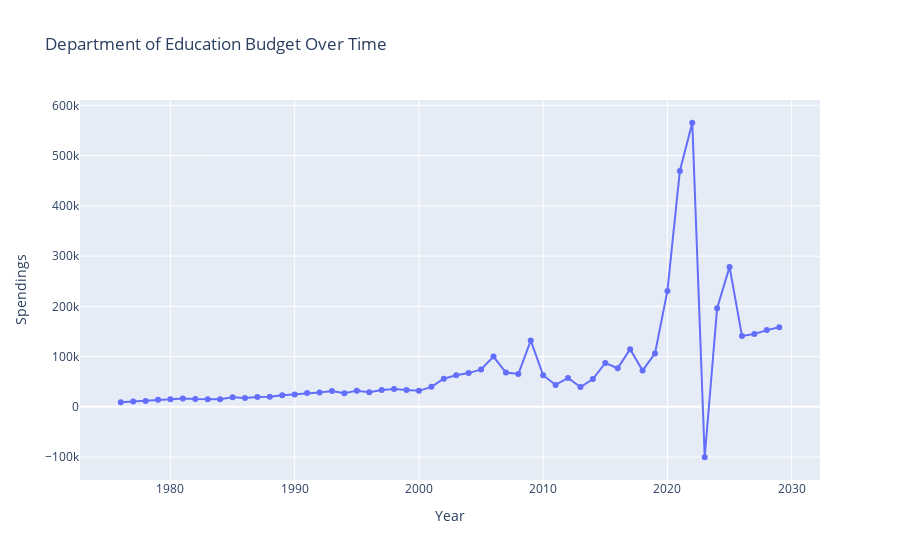

The cell this chart's notebook holds for it:
### Code cell
import plotly.express as px

px.line(dept_edu, x='year', y='dept_edu_spendings', 
              title='Department of Education Budget Over Time',
              labels={'year': 'Year', 'dept_edu_spendings': 'Spendings'},
              markers=True)

### Figure 1 — Plotly figure (JSON) as saved in the notebook; plotly's stock layout.template omitted (floating-point values rounded to 4 significant figures)
{"data": [{"hovertemplate": "Year=%{x}<br>Spendings=%{y}<extra></extra>", "legendgroup": "", "line": {"color": "#636efa", "dash": "solid"}, "marker": {"symbol": "circle"}, "mode": "lines+markers", "name": "", "orientation": "v", "showlegend": false, "type": "scatter", "x": [1976, 1977, 1978, 1979, 1980, 1981, 1982, 1983, 1984, 1985, 1986, 1987, 1988, 1989, 1990, 1991, 1992, 1993, 1994, 1995, 1996, 1997, 1998, 1999, 2000, 2001, 2002, 2003, 2004, 2005, 2006, 2007, 2008, 2009, 2010, 2011, 2012, 2013, 2014, 2015, 2016, 2017, 2018, 2019, 2020, 2021, 2022, 2023, 2024, 2025, 2026, 2027, 2028, 2029], "xaxis": "x", "y": [9314.0, 10570.0, 11620.0, 14000.0, 15210.0, 16750.0, 15370.0, 15270.0, 15340.0, 18950.0, 17750.0, 19480.0, 20100.0, 22820.0, 24550.0, 27360.0, 28680.0, 31320.0, 26880.0, 32240.0, 29100.0, 33520.0, 35300.0, 33640.0, 31820.0, 39730.0, 55840.0, 63000.0, 67160.0, 74480.0, 100000.0, 68260.0, 65400.0, 131900.0, 62910.0, 43630.0, 57460.0, 39500.0, 55200.0, 87260.0, 76980.0, 114800.0, 72110.0, 106300.0, 230800.0, 469500.0, 565400.0, -100300.0, 196400.0, 278500.0, 141100.0, 145000.0, 152700.0, 158600.0], "yaxis": "y"}], "layout": {"legend": {"tracegroupgap": 0}, "title": {"text": "Department of Education Budget Over Time"}, "xaxis": {"anchor": "y", "domain": [0, 1], "title": {"text": "Year"}}, "yaxis": {"anchor": "x", "domain": [0, 1], "title": {"text": "Spendings"}}}}
